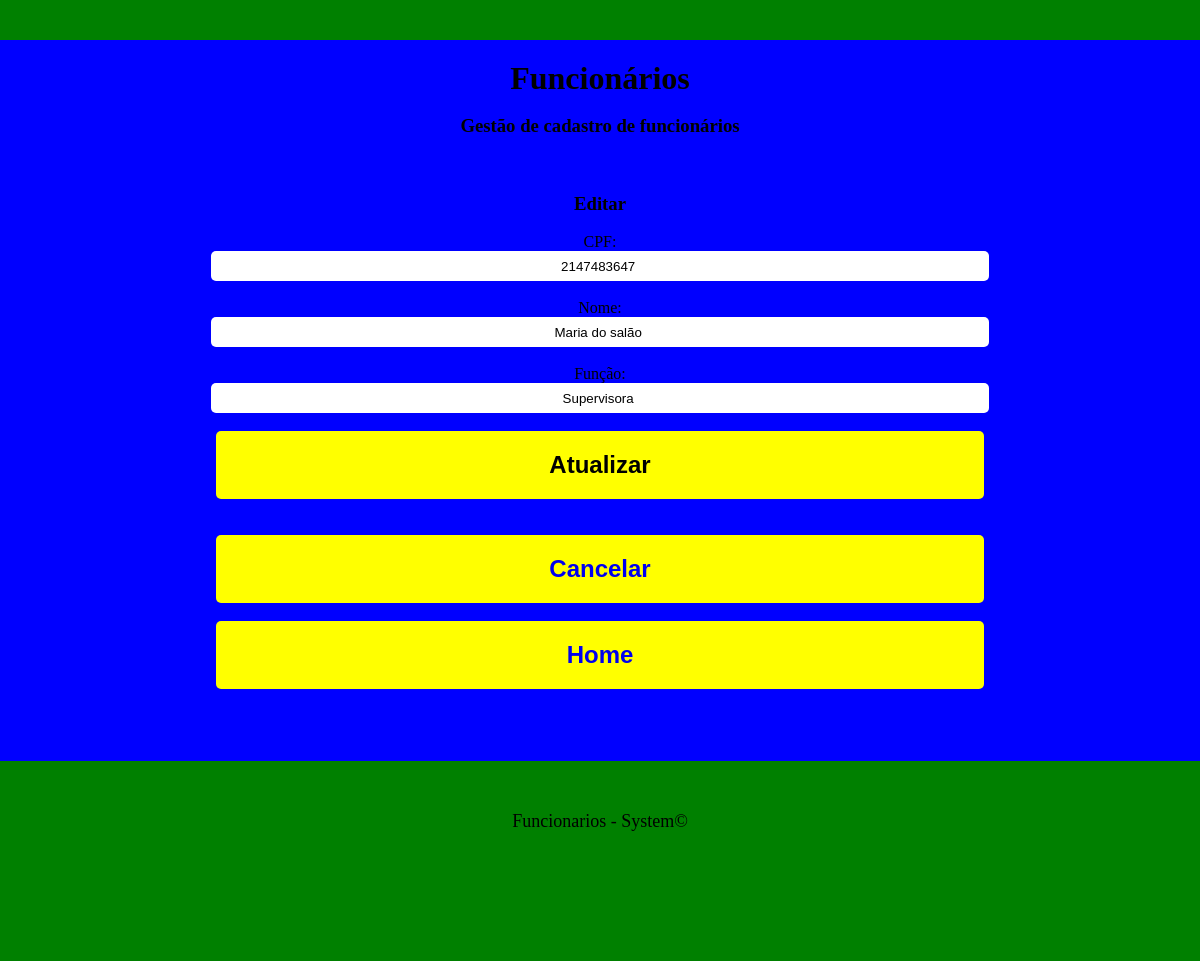
Page /desafioVik/view/editar.php?id=21 on the committed database.
### tables this page shows
CREATE TABLE IF NOT EXISTS `tb_funcionario` (
  `id` int(20) UNSIGNED NOT NULL AUTO_INCREMENT,
  `cpf` int(11) UNSIGNED NOT NULL,
  `nome` varchar(200) NOT NULL,
  `funcao` varchar(50) NOT NULL,
  `foto` blob NOT NULL,
  PRIMARY KEY (`id`) USING BTREE
);

### desafioVik/view/editar.php (the view, shortened to what this page needs)
<!DOCTYPE HTML>
 <html lang="pt-br">
<head>
    <link href="./arquivosCSS/geral.css" rel="stylesheet"/>
</head>
<body>
    <div class="faixa-cabecalho">
    </div>
    <div class="painel-principal">
        <header>
            <div class="cabecalho-titulo">
                <h1> Funcionários </h1>
                <br>
                <h3> Gestão de cadastro de funcionários </h3>
                <br><br>
            </div>
        </header>
        <section class="sec">
            <h3> Editar </h3>
            <br>
            <form action="../controller/editDTO.php" method="POST">
                <?php
                    $abc= filter_input(INPUT_GET, 'id', FILTER_SANITIZE_NUMBER_INT);
                    $conexao= ConexaoBanco::getConexao();
                    $sqlFunc= $conexao->prepare("SELECT cpf, nome, funcao, foto FROM tb_funcionario WHERE id= :i");
                    $sqlFunc-> bindValue(':i', $abc, PDO::PARAM_INT);
                    $sqlFunc-> execute();
                    $re= $sqlFunc->fetch(PDO::FETCH_ASSOC);
                ?>
                <label> CPF: </label><br>
                <input name="cpf" value="<?php echo $re['cpf'] ?> "><br><br>
                <label> Nome: </label><br>
                <input  name="nome" value="<?php echo $re['nome'] ?> "><br><br>
                <label> Função: </label><br>
                <input name="funcao" value="<?php echo $re['funcao'] ?> "><br><br>
                <button type="submit"> <b> Atualizar </b> </button>
            </form>
            <br><br>
            <button type="button"> <a href="./cadastrados.php"> <b> Cancelar </b> </a> </button><br><br>
            <button type="button"> <a href="./index.php"> <b> Home </b> </a> </button>
        </section>
        <br><br><br><br>
    </div>
	<footer>
	    <p>Funcionarios - System©</p>
	</footer>
</body>
</html>

### desafioVik/view/arquivosCSS/geral.css (style rules this page uses)
* { padding: 0px; margin: 0px; border: 0px; }
body { background: blue; }
.faixa-cabecalho { width: 100%; min-height: 40px; background: green; }
.painel-principal { width: 80%; margin-left: 10%; text-align: center; }
.cabecalho-titulo { padding: 20px; text-align: center; }
section { text-align: center; }
button { width: 80%; padding: 20px; text-align: center; background: yellow; border-radius: 5px; font-size: x-large; }
a { text-decoration: none; }
input { border-radius: 5px; width: 80%; height: 30px; padding: 0px 5px 0px 5px; text-align: center; }
footer { text-align: center; background: green; min-height: 100px; padding: 50px; font-size: large; }

### rows in the picture
tb_funcionario: cpf "2147483647", nome "Maria do salão", funcao "Supervisora"
